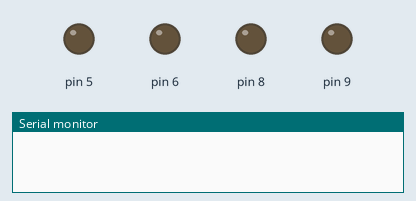
The sketch below on a simulated Arduino Uno, built with avr-gcc and run on an emulated ATmega328P. On the bench: output pins drawn as LEDs (lit = HIGH), the last lines printed to the serial monitor.

Above: at 0.05 s.
At 0.6 s:
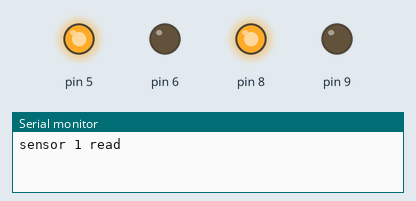
At 1.15 s:
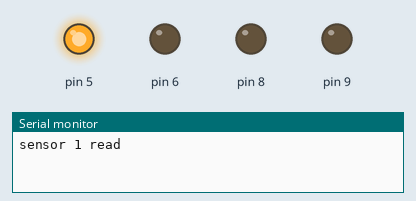
At 2.25 s:
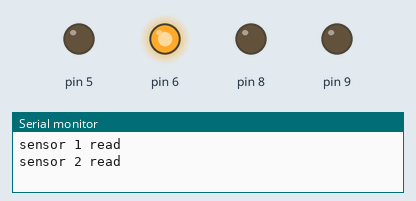
At 3.9 s:
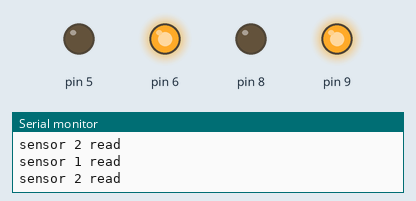
Timing chart, 0 to 5.1 s (numbered marks = the images above):
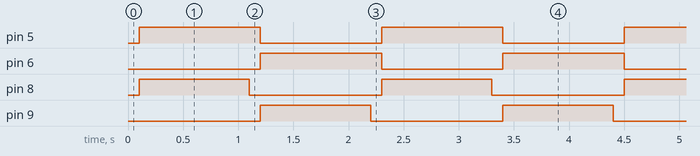

Measured:
- by itself, pin 5, pin 6: alternates HIGH for 1.1 s and LOW for 1.1 s
- by itself, pin 8, pin 9: alternates HIGH for 1.0 s and LOW for 1.2 s
- by itself, everything shown: repeats every 2.2 s, in 4 steps

The sketch:

ARDUINO_uno.ino
```cpp
void setup() {
 // put your setup code here, to run once:
pinMode(5,OUTPUT);
pinMode(6,OUTPUT);
pinMode(8,OUTPUT);
pinMode(9,OUTPUT);
Serial.begin(9600);}
void loop() {
 // put your main code here, to run repeatedly:
delay(100);
digitalWrite(5,HIGH);
digitalWrite(6,LOW);
digitalWrite(8,HIGH);
Serial.println("sensor 1 read");
delay(1000);
digitalWrite(8,LOW);
delay(100);
digitalWrite(6,HIGH);
digitalWrite(5,LOW);
digitalWrite(9,HIGH);
Serial.println("sensor 2 read");
delay(1000);
digitalWrite(9,LOW);
}
```
